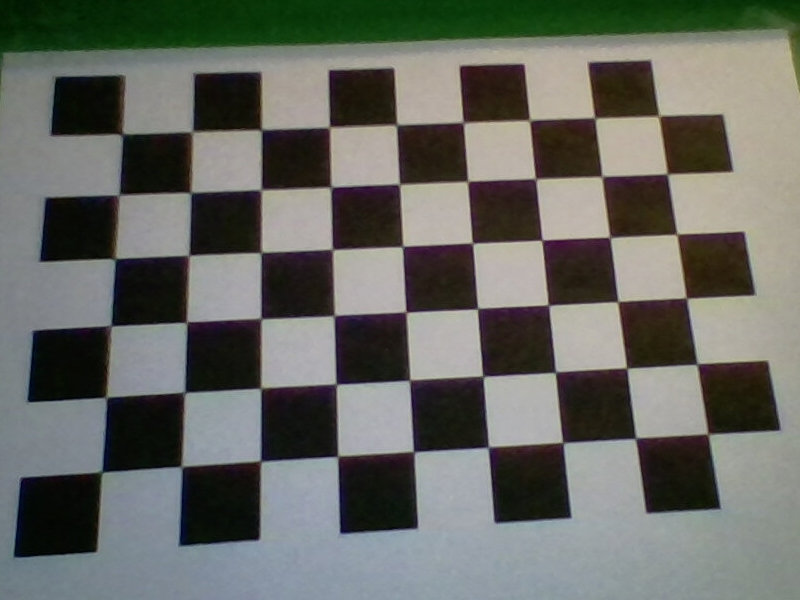
#> input picture example_code/Lesson5 - camera calibration/my_code/imgs/chessboard_imgs/2018-08-13-112448.jpg, 800 x 600 px; its folder holds only this picture in this run
$ python camera_calibration_part1.py
#> lines starting #> are read from the running program, lines starting #| are printed output that depends on the picture; after the words box and inside, x2 and y2 are one past the last pixel; in counts of white or black regions, pixels touching at a corner belong together
import numpy as np
import cv2
import glob
import pickle

nx = 7 # num corners on chessboard horizontal axis
ny = 6 # num corners on chessboard vertical axis

# termination criteria
criteria = (cv2.TERM_CRITERIA_EPS + cv2.TERM_CRITERIA_MAX_ITER, 30, 0.001)

# prepare object points, like (0,0,0), (1,0,0), (2,0,0) ....,(nx,ny,0)
objp = np.zeros((ny*nx,3), np.float32)
objp[:,:2] = np.mgrid[0:nx,0:ny].T.reshape(-1,2)

# Arrays to store object points and image points from all the images.
objpoints = [] # 3d point in real world space
imgpoints = [] # 2d points in image plane.

images = glob.glob('imgs/chessboard_imgs/*.jpg')
print('Found {} images\n'.format(len(images)))
img_counter = 0

for fname in images:
    img_counter += 1
    print('Processing image {}'.format(img_counter))

    img = cv2.imread(fname)
#> img is the input picture: shape (600, 800, 3); mean B, G, R 99, 105, 103.1
    gray = cv2.cvtColor(img,cv2.COLOR_BGR2GRAY)
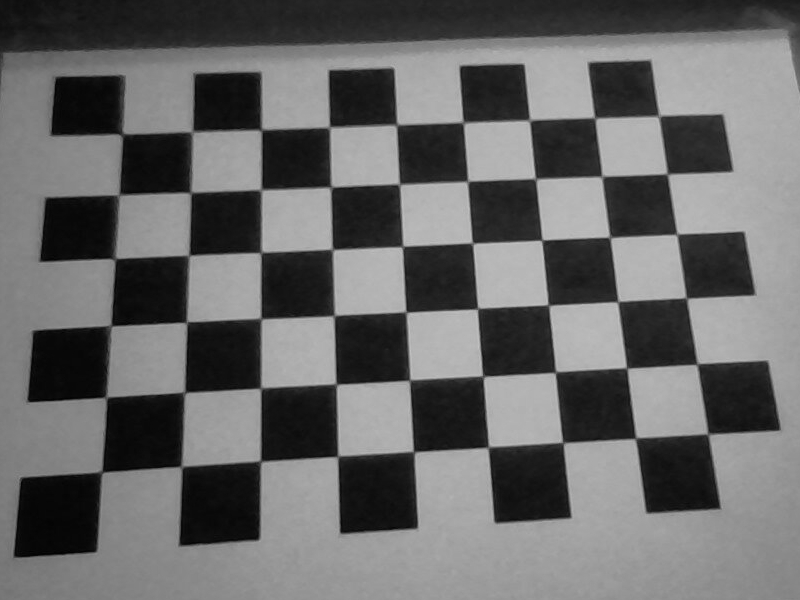
#> gray: shape (600, 800); min 1, max 196, mean 103.7

    # Find the chess board corners
    ret, corners = cv2.findChessboardCorners(gray, (nx,ny),None)
#> ret = True; corners = 42 rows, first 8: [261, 129], [329.6, 126.1], [396.5, 124.5], [463.5, 122.5], [528.5, 121], [595, 118], [659, 116], [261.5, 190.5]


    # If found, add object points, image points (after refining them)
    if ret == True:
        objpoints.append(objp)

        corners2 = cv2.cornerSubPix(gray,corners,(11,11),(-1,-1),criteria)
#> corners2 = 42 rows, first 8: [261.4, 129.7], [329.5, 127.1], [396.5, 124.7], [463.2, 122.5], [529.5, 120.2], [594.8, 117.9], [658.8, 115.9], [261.1, 189.8]
        imgpoints.append(corners2)

        # Draw and display the corners
        img = cv2.drawChessboardCorners(img, (nx,ny), corners2,ret)
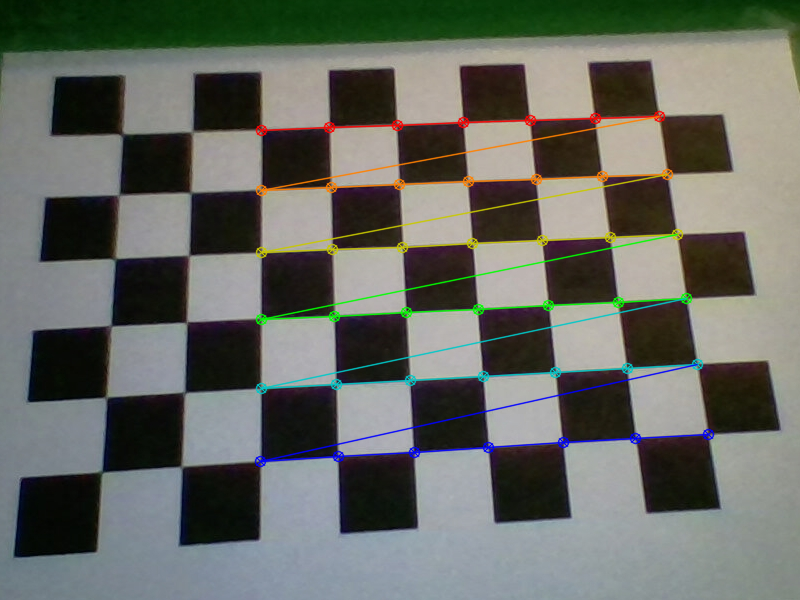
#> img: shape (600, 800, 3); 3.59% of pixels changed, all inside (x1, y1, x2, y2) = (254, 110, 715, 468)
        # cv2.imshow('img',img)
        # cv2.waitKey(500)

cv2.destroyAllWindows()

print('Saving points data...')
wide_dist_pickle = {}
wide_dist_pickle['objpoints'] = objpoints
wide_dist_pickle['imgpoints'] = imgpoints

pickle_out = open('wide_dist_pickle.pkl','wb')
pickle.dump(wide_dist_pickle, pickle_out)
pickle_out.close()

$ run again, on example_code/Lesson5 - camera calibration/my_code/imgs/chessboard_imgs/2018-08-13-112459.jpg
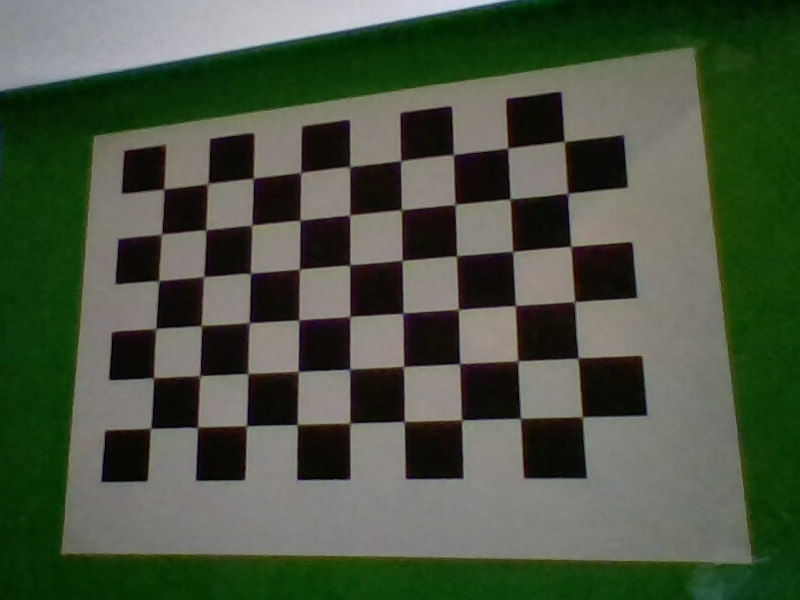
#> input picture example_code/Lesson5 - camera calibration/my_code/imgs/chessboard_imgs/2018-08-13-112459.jpg, 800 x 600 px
#> img is the input picture: shape (600, 800, 3); mean B, G, R 65.6, 84.2, 73.4
#> `gray = cv2.cvtColor(img,cv2.COLOR_BGR2GRAY)`:
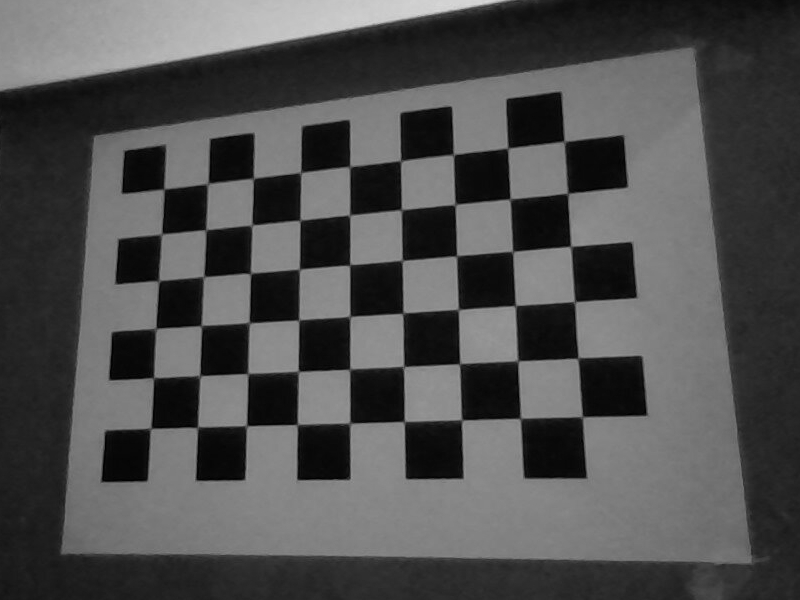
#> gray: shape (600, 800); min 0, max 219, mean 78.8
#> ret = False; corners = None
